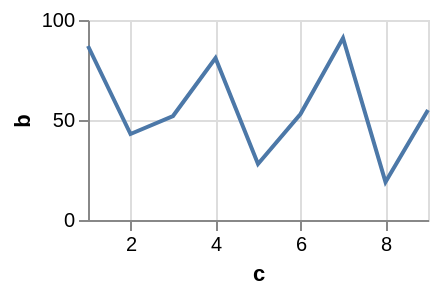

Vega-Lite specification for this chart:
### Vega specification from a JSON file in a GitHub repository (floating-point values rounded to 4 significant figures)
{"$schema": "https://vega.github.io/schema/vega/v6.json", "background": "white", "padding": 5, "width": 170, "height": 100, "style": "cell", "data": [{"name": "source_0", "values": [{"a": "A", "b": 28, "c": 5, "g": "x"}, {"a": "B", "b": 55, "c": 9, "g": "y"}, {"a": "C", "b": 43, "c": 2, "g": "x"}, {"a": "D", "b": 91, "c": 7, "g": "y"}, {"a": "E", "b": 81, "c": 4, "g": "x"}, {"a": "F", "b": 53, "c": 6, "g": "y"}, {"a": "G", "b": 19, "c": 8, "g": "x"}, {"a": "H", "b": 87, "c": 1, "g": "y"}, {"a": "I", "b": 52, "c": 3, "g": "x"}]}, {"name": "data_0", "source": "source_0", "transform": [{"type": "formula", "expr": "toNumber(datum[\"c\"])", "as": "c"}]}], "marks": [{"name": "marks", "type": "line", "style": ["line"], "sort": {"field": "x"}, "from": {"data": "data_0"}, "encode": {"update": {"stroke": {"value": "#4c78a8"}, "description": {"signal": "\"c: \" + (format(datum[\"c\"], \"\")) + \"; b: \" + (format(datum[\"b\"], \"\"))"}, "x": {"scale": "x", "field": "c"}, "y": {"scale": "y", "field": "b"}, "defined": {"signal": "isValid(datum[\"c\"]) && isFinite(+datum[\"c\"]) && isValid(datum[\"b\"]) && isFinite(+datum[\"b\"])"}}}}], "scales": [{"name": "x", "type": "linear", "domain": {"data": "data_0", "field": "c"}, "range": [0, {"signal": "width"}], "nice": true, "zero": false}, {"name": "y", "type": "linear", "domain": {"data": "data_0", "field": "b"}, "range": [{"signal": "height"}, 0], "nice": true, "zero": true}], "axes": [{"scale": "x", "orient": "bottom", "gridScale": "y", "grid": true, "tickCount": {"signal": "ceil(width/40)"}, "domain": false, "labels": false, "aria": false, "maxExtent": 0, "minExtent": 0, "ticks": false, "zindex": 0}, {"scale": "y", "orient": "left", "gridScale": "x", "grid": true, "tickCount": {"signal": "ceil(height/40)"}, "domain": false, "labels": false, "aria": false, "maxExtent": 0, "minExtent": 0, "ticks": false, "zindex": 0}, {"scale": "x", "orient": "bottom", "grid": false, "title": "c", "labelFlush": true, "labelOverlap": true, "tickCount": {"signal": "ceil(width/40)"}, "zindex": 0}, {"scale": "y", "orient": "left", "grid": false, "title": "b", "labelOverlap": true, "tickCount": {"signal": "ceil(height/40)"}, "zindex": 0}]}
